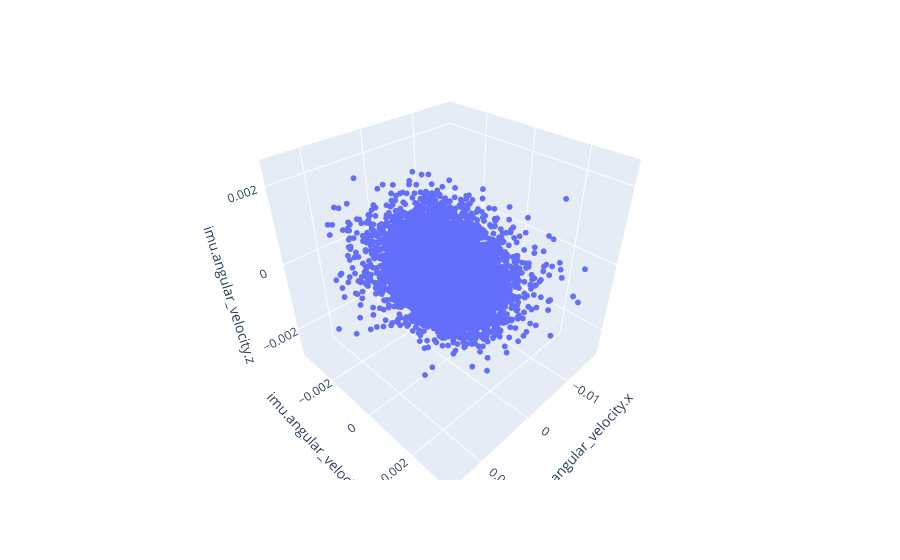

Notebook code cell kept with this figure:
### Code cell
fig = px.scatter_3d(df, x="imu.angular_velocity.x", y="imu.angular_velocity.y", z = "imu.angular_velocity.z")
fig.update_traces(marker_size = 2)
fig.show()

### Figure 1 — Plotly figure (JSON) as saved in the notebook; plotly's stock layout.template omitted (floating-point values rounded to 4 significant figures; data arrays with more than 128 entries replaced by an {"elided": "..."} marker saying what was removed)
{"data": [{"hovertemplate": "imu.angular_velocity.x=%{x}<br>imu.angular_velocity.y=%{y}<br>imu.angular_velocity.z=%{z}<extra></extra>", "legendgroup": "", "marker": {"color": "#636efa", "size": 2, "symbol": "circle"}, "mode": "markers", "name": "", "scene": "scene", "showlegend": false, "type": "scatter3d", "x": {"elided": "10367 float values"}, "y": {"elided": "10367 float values"}, "z": {"elided": "10367 float values"}}], "layout": {"legend": {"tracegroupgap": 0}, "margin": {"t": 60}, "scene": {"domain": {"x": [0, 1], "y": [0, 1]}, "xaxis": {"title": {"text": "imu.angular_velocity.x"}}, "yaxis": {"title": {"text": "imu.angular_velocity.y"}}, "zaxis": {"title": {"text": "imu.angular_velocity.z"}}}}}
